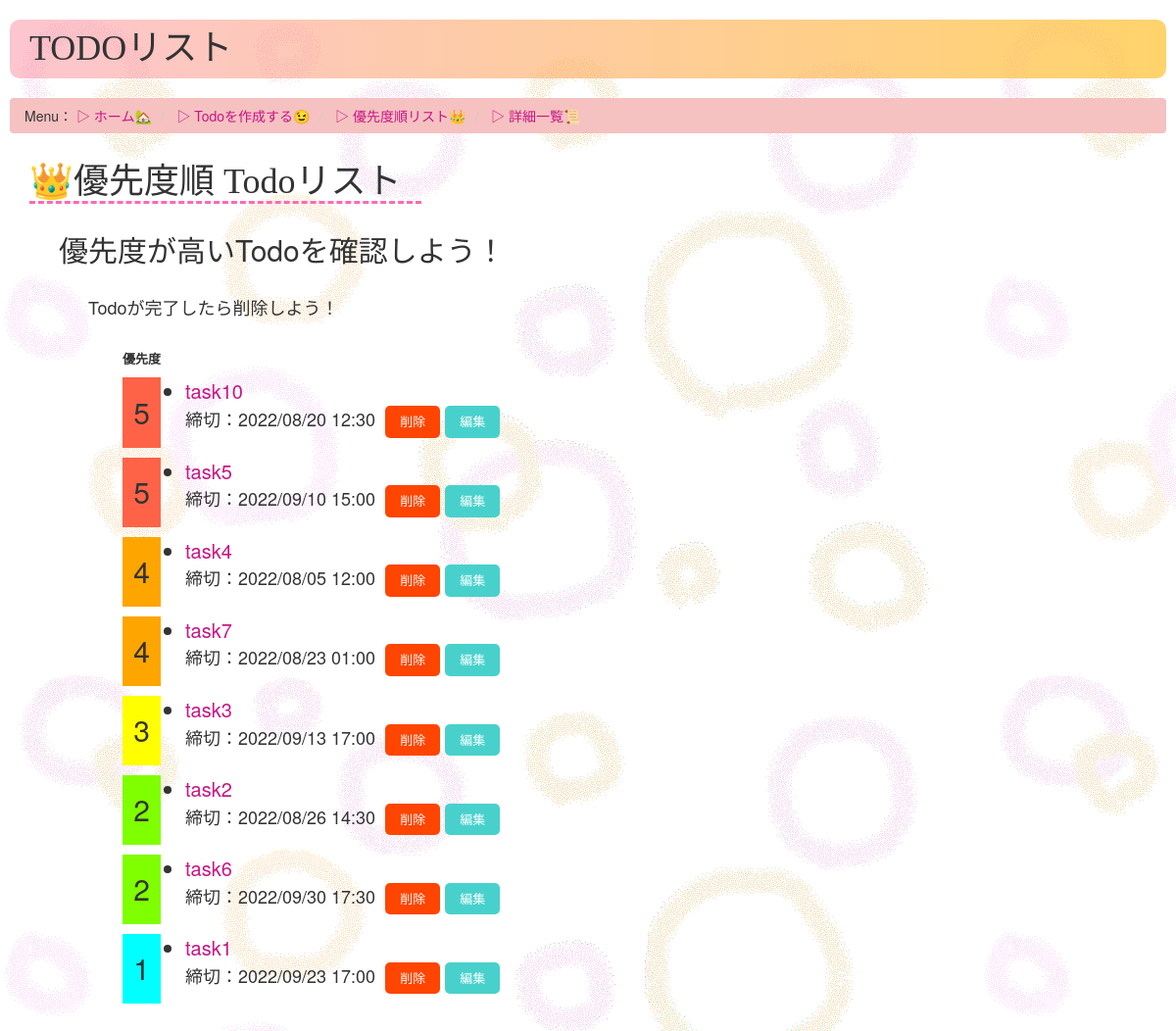
Before: /todos/priolity_list/ with the older database file.
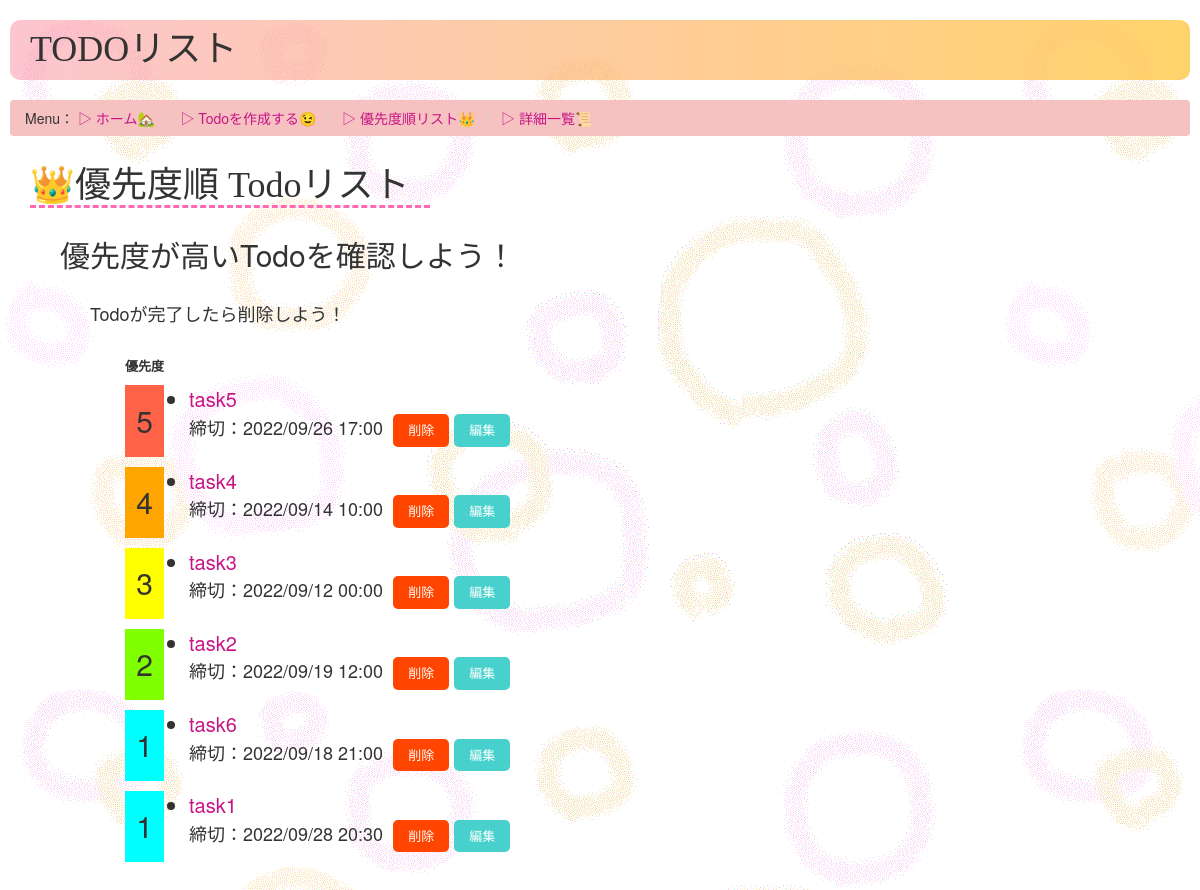
After: the same page with the newer database file.
### todos/models.py (models this page shows, shortened)
class Todo(models.Model):
    name = models.CharField(max_length=50) #やるべきこと
    detail = models.CharField(max_length=200) #内容・詳細
    deadline = models.DateTimeField('締め切り') #締め切り
    priolity = models.IntegerField(choices = PRIOLITY_COICES, default = 3) #優先順位

### todos/views.py (the view)
# urls.py: path('priolity_list/', views.priolityList, name='priolity')
def priolityList(request):
    try:
        priolity5_todo_list = Todo.objects.filter(priolity=5).order_by('deadline')
        priolity4_todo_list = Todo.objects.filter(priolity=4).order_by('deadline')
        priolity3_todo_list = Todo.objects.filter(priolity=3).order_by('deadline')
        priolity2_todo_list = Todo.objects.filter(priolity=2).order_by('deadline')
        priolity1_todo_list = Todo.objects.filter(priolity=1).order_by('deadline')
        priolity_todo_list =list(chain(
            priolity5_todo_list,
            priolity4_todo_list,
            priolity3_todo_list,
            priolity2_todo_list,
            priolity1_todo_list
        ))
        template = loader.get_template('todos/priolity_list.html')
        context = {
            'priolity_todo_list': priolity_todo_list,
        }
        return render(request, 'todos/priolity_list.html', context)
    except:
        return render(request,'todos/error.html')

### todos/templates/todos/priolity_list.html (shortened to what this page needs)
<!DOCTYPE html>
<html lang="ja">
<head>
    {% load static %}
    <link rel="stylesheet" href="https://maxcdn.bootstrapcdn.com/bootstrap/3.3.7/css/bootstrap.min.css">
    <link rel="stylesheet" type="text/css" href="{% static 'todos/style.css' %}">
</head>
<body>
    <h1 class="title">TODOリスト</h1>
    <ul class="breadcrumb">
        Menu：
        <li><a href="{% url 'todos:index'%}">▷ ホーム🏡</a></li>
        <li><a href="{% url 'todos:create'%}"> ▷ Todoを作成する😉</a></li>
        <li><a href="{% url 'todos:priolity'%}"> ▷ 優先度順リスト👑</a></li>
        <li><a href="{% url 'todos:detail_list'%}"> ▷ 詳細一覧📜</a></li>
    </ul>
    <div class="margin_base">
        <h1 class="menu">👑優先度順 Todoリスト</h1>
        <div class="margin_base">
            <h2>優先度が高いTodoを確認しよう！</h2>
            <p class="sentence margin_base">Todoが完了したら削除しよう！</p>
            {% if priolity_todo_list == false %}
            <p class="attention"> 作成されたTodoがありません。<br>新しいTodoを作成しましょう！ </p>
            {% else %}
            <ul>
                <table class="priolity_list">
                    <tr>
                        <th>優先度</th>
                        <th></th>
                    </tr>
                    {% for todo in priolity_todo_list %}
                    <tr>
                        {% if todo.priolity == 5 %}
                        <td align="center" bgcolor="tomato" class="number">{{ todo.priolity }}</td>
                        {% elif todo.priolity == 4 %}
                        <td align="center" bgcolor="orange" class="number">{{ todo.priolity }}</td>
                        {% elif todo.priolity == 3 %}
                        <td align="center" bgcolor="yellow" class="number">{{ todo.priolity }}</td>
                        {% elif todo.priolity == 2 %}
                        <td align="center" bgcolor="chartreuse" class="number">{{ todo.priolity }}</td>
                        {% else %}
                        <td align="center" bgcolor="cyan" class="number">{{ todo.priolity }}</td>
                        {% endif %}
                        <td>
                            <li class="priolity"><a href="{% url 'todos:detail' todo.id %}" data-toggle="tooltip"
                                    data-placement="bottom" title="Todoの内容・詳細へ" style="display: inline-block;">
                                    {{ todo.name }}</a>
                            </li>
                            <form action="{% url 'todos:delete_alert' todo.id %}" method="post">
                                <p class="sentence">締切：{{ todo.deadline | date:'Y/m/d H:i' }}&nbsp;
                                    <a href="{% url 'todos:delete_alert' todo.id %}" class="del-button" title="Todoを削除する">削除</a>
                                    <a href="{% url 'todos:edit' todo.id %}" class="edit-button" title="Todoを編集する">編集</a>
                            </form>
                        </td>
                    </tr>
                    {% endfor %}
                </table>
            </ul>
            {% endif %}
        </div>
    </div>
</body>
</html>

### todos/static/todos/style.css (style rules this page uses)
body { background: white url("images/maruhuwa.gif"); }
.title { margin: 20px 10px 20px 10px; padding: 1rem 2rem; border-radius: 10px; background-image: linear-gradient(left, rgba(250, 140, 160, 0.5) 0%, rgba(255, 200, 70, 0.8) 100%); background-image: linear-gradient(to right, rgba(250, 140, 160, 0.5) 0%, rgba(255, 200, 70, 0.8) 100%); font-family: cursive; }
.menu { font-family: "メイリオ"; border-bottom: 3px dashed hotpink; width: 400px; }
a:link { color: mediumvioletred; }
.breadcrumb { margin: 10px 10px 10px 10px; background-color: rgb(246, 193, 193); }
p { font-size: 20px; }
.margin_base { margin: 30px 0px 20px 30px; }
.del-button, .btn { font-size: 13px; display: inline-block; padding: 7px 15px; text-decoration: none; background:orangered; color:white; border-radius: 5px; }
.edit-button { font-size: 13px; display: inline-block; padding: 7px 15px; text-decoration: none; background:mediumturquoise; color:white; border-radius: 5px; }
.del-button:link, .del-button:hover, .del-button:visited, .edit-button:link, .edit-button:hover, .edit-button:visited { color:white; }
.nearest, .priolity, .over { font-size: 20px; width: 70%; }
.sentence { font-size: large; }
.priolity_list { border-collapse: separate; border-spacing: 25px 10px; }
th { font-size: 13px; height: 12px; text-align: center; }
.number { font-size: 30px; width: 5%; }

Changed rows visible on the page:
removed Todo: priolity "5", name "task10", deadline "2022/08/20 12:30"
removed Todo: priolity "5", name "task5", deadline "2022/09/10 15:00"
removed Todo: priolity "4", name "task4", deadline "2022/08/05 12:00"
removed Todo: priolity "4", name "task7", deadline "2022/08/23 01:00"
removed Todo: priolity "3", name "task3", deadline "2022/09/13 17:00"
removed Todo: priolity "2", name "task2", deadline "2022/08/26 14:30"
removed Todo: priolity "2", name "task6", deadline "2022/09/30 17:30"
removed Todo: priolity "1", name "task1", deadline "2022/09/23 17:00"
added Todo: priolity "5", name "task5", deadline "2022/09/26 17:00"
added Todo: priolity "4", name "task4", deadline "2022/09/14 10:00"
added Todo: priolity "3", name "task3", deadline "2022/09/12 00:00"
added Todo: priolity "2", name "task2", deadline "2022/09/19 12:00"
added Todo: priolity "1", name "task6", deadline "2022/09/18 21:00"
added Todo: priolity "1", name "task1", deadline "2022/09/28 20:30"
